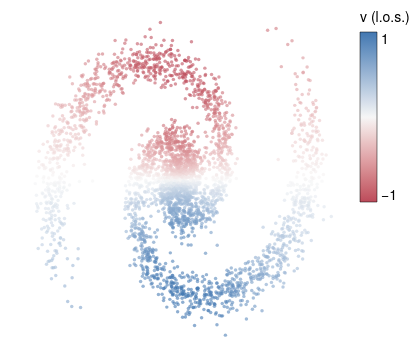

Here is the Vega-Lite specification saved for this chart:
### Vega-Lite specification from a JSON file in a GitHub repository (floating-point values rounded to 4 significant figures; data arrays with more than 128 entries replaced by an {"elided": "..."} marker saying what was removed)
{"background": null, "config": {"arc": {"fill": "#DBDBDB", "fillOpacity": 1.0, "innerRadius": 42.5, "padAngle": 0.03, "stroke": "black", "strokeOpacity": 1, "strokeWidth": 0.25}, "area": {"fill": "#DBDBDB", "fillOpacity": 1.0, "stroke": "black", "strokeOpacity": 1, "strokeWidth": 0.25}, "axis": {"domain": true, "domainCap": "round", "domainColor": "black", "domainWidth": 0.25, "grid": false, "gridCap": "round", "gridColor": "#F1F1F1", "gridDash": [0, 0], "gridOpacity": 1.0, "gridWidth": 0.25, "labelColor": "black", "labelFont": "Helvetica Neue, HelveticaNeue, Helvetica, Arial, sans-serif", "labelFontSize": 7, "labelFontStyle": "normal", "labelFontWeight": 400, "offset": 4.5, "ticks": true, "tickCap": "round", "tickColor": "black", "tickRound": false, "tickSize": 3, "tickWidth": 0.25, "titleColor": "black", "titleFont": "Helvetica Neue, HelveticaNeue, Helvetica, Arial, sans-serif", "titleFontSize": 7, "titleFontStyle": "normal", "titleFontWeight": 400}, "axisX": {"domain": true, "labelAlign": "center", "labelAngle": 0, "labels": true, "ticks": true, "translate": 0}, "axisY": {"domain": true, "labelAlign": "right", "labelAngle": 0, "labels": true, "ticks": true, "translate": 0}, "axisRight": {"domain": true, "labelAlign": "left", "labelAngle": 0, "labels": true, "ticks": true, "translate": 0}, "axisTop": {"domain": true, "labelAlign": "center", "labelAngle": 0, "labels": true, "ticks": true, "translate": 0}, "axisBand": {"tickOffset": 0}, "bar": {"fill": "#DBDBDB", "fillOpacity": 1.0, "stroke": "black", "strokeOpacity": 1, "strokeWidth": 0.25}, "boxplot": {"size": 15.3, "ticks": {"cornerRadius": 0.25, "fill": "black", "opacity": 1, "size": 7.65, "thickness": 0.25}, "box": {"fillOpacity": 1.0, "stroke": "black", "strokeOpacity": 1, "strokeWidth": 0.25}, "median": {"cornerRadius": 0, "fill": "black", "fillOpacity": 1.0, "opacity": 1, "size": 15.3, "thickness": 0.25}, "rule": {"fill": "black", "fillOpacity": 1.0, "size": 17.0, "stroke": "black", "strokeDash": [0, 0], "strokeOpacity": 1, "strokeWidth": 0.25}, "outliers": {"color": "black", "fill": "black", "fillOpacity": 1.0, "size": 0, "stroke": "black", "strokeOpacity": 1, "strokeWidth": 0.25}}, "circle": {"fill": "black", "fillOpacity": 1.0, "size": 2.125, "stroke": null, "strokeOpacity": 1, "strokeWidth": 0.25}, "errorband": {"band": {"fillOpacity": 0.6, "stroke": null, "strokeWidth": 0.25, "strokeOpacity": 1}, "borders": {"opacity": 0, "strokeOpacity": 0.25, "strokeWidth": 1}}, "errorbar": {"opacity": 1, "rule": {"strokeDash": [0, 0], "strokeWidth": 0.25}, "ticks": {"color": "black", "cornerRadius": 0.125, "opacity": 1, "size": 10.2, "thickness": 0.25}, "thickness": 0.25}, "font": "Helvetica Neue, HelveticaNeue, Helvetica, Arial, sans-serif", "geoshape": {"fill": "#DBDBDB", "fillOpacity": 1.0, "stroke": "black", "strokeOpacity": 1, "strokeWidth": 0.25}, "header": {"labelColor": "black", "labelFont": "Helvetica Neue, HelveticaNeue, Helvetica, Arial, sans-serif", "labelFontSize": 7, "labelFontStyle": "normal", "labelFontWeight": 400, "titleColor": "black", "titleFont": "Helvetica Neue, HelveticaNeue, Helvetica, Arial, sans-serif", "titleFontSize": 7, "titleFontStyle": "normal", "titleFontWeight": 400, "titlePadding": 0}, "legend": {"disable": false, "offset": 4.5, "titlePadding": 4, "labelOffset": 2, "gradientLabelOffset": 2, "gradientLength": 85.0, "gradientThickness": 8.5, "gradientOpacity": 1.0, "gradientStrokeColor": "black", "gradientStrokeWidth": 0.25, "labelColor": "black", "labelFont": "Helvetica Neue, HelveticaNeue, Helvetica, Arial, sans-serif", "labelFontSize": 7, "labelFontStyle": "normal", "labelFontWeight": 400, "strokeColor": "black", "strokeWidth": 0, "symbolSize": 42, "symbolStrokeColor": "black", "symbolStrokeWidth": 0.25, "titleColor": "black", "titleFont": "Helvetica Neue, HelveticaNeue, Helvetica, Arial, sans-serif", "titleFontSize": 7, "titleFontStyle": "normal", "titleFontWeight": 400}, "line": {"color": "black", "stroke": "black", "strokeCap": "butt", "strokeDash": [0, 0], "strokeOpacity": 1, "strokeWidth": 0.5}, "point": {"filled": true, "fill": "#DBDBDB", "fillOpacity": 1.0, "size": 8.5, "stroke": "black", "strokeOpacity": 1, "strokeWidth": 0.25}, "range": {"category": ["#5CA7B1", "#B7D0EE", "#B7B3E4", "#B3DAB5", "#F5E1B3", "#3D727B", "#809DC7", "#867DAC", "#80A988", "#CBB17A", "#204148", "#546B94", "#584C77", "#507B5F", "#9D824D"], "diverging": {"scheme": ["#BC4A5A", "#C96872", "#D4858B", "#DFA1A5", "#E8BDBF", "#F0DADA", "#F6F6F6", "#D7E0EB", "#B9CBE0", "#9BB6D5", "#7DA1C9", "#5F8CBD", "#4177B1"]}, "heatmap": {"scheme": ["#32022B", "#43044D", "#4C196E", "#4D338C", "#484DA6", "#3A68BB", "#1D83CA", "#1D9CCB", "#23B5C9", "#28CDC5", "#4DE0B4", "#91EE9F"]}, "ordinal": {"scheme": ["#F1F1F1", "#DBDBDB", "#C6C6C6", "#B2B2B2", "#9D9D9D", "#898989", "#767676", "#636363", "#515151", "#404040", "#2F2F2F", "#1F1F1F"]}, "ramp": {"scheme": ["#32022B", "#43044D", "#4C196E", "#4D338C", "#484DA6", "#3A68BB", "#1D83CA", "#1D9CCB", "#23B5C9", "#28CDC5", "#4DE0B4", "#91EE9F"]}}, "rule": {"color": "black", "stroke": "black", "strokeCap": "round", "strokeDash": [2, 2], "strokeOpacity": 1, "strokeWidth": 0.25}, "scale": {"bandPaddingInner": 0.1, "bandPaddingOuter": 0.1, "round": false}, "rect": {"fill": "#DBDBDB", "fillOpacity": 1.0, "stroke": "black", "strokeOpacity": 1, "strokeWidth": 0.25}, "square": {"fill": "#DBDBDB", "fillOpacity": 1.0, "size": 17.0, "stroke": "black", "strokeOpacity": 1, "strokeWidth": 0.25}, "text": {"color": "black", "font": "Helvetica Neue, HelveticaNeue, Helvetica, Arial, sans-serif", "fontSize": 7, "fontStyle": "normal", "fontWeight": 400}, "tick": {"color": "black", "cornerRadius": 0.125, "opacity": 1.0, "size": 15.3, "thickness": 0.25}, "title": {"anchor": "middle", "frame": "group", "color": "black", "font": "Helvetica Neue, HelveticaNeue, Helvetica, Arial, sans-serif", "fontSize": 7, "fontStyle": "normal", "fontWeight": 400, "subtitleColor": "black", "subtitleFont": "Helvetica Neue, HelveticaNeue, Helvetica, Arial, sans-serif", "subtitleFontSize": "Helvetica Neue, HelveticaNeue, Helvetica, Arial, sans-serif", "subtitleFontStyle": "normal", "subtitleFontWeight": 400}, "trail": {"color": "black", "opacity": 1, "size": 0.5}, "view": {"continuousWidth": 170, "continuousHeight": 170, "discreteWidth": 170, "discreteHeight": 170, "fill": null, "stroke": null, "strokeWidth": 0.25}}, "data": {"name": "data-0af03fddbc74d744d73988c3b5e4d549"}, "mark": {"type": "circle", "opacity": 0.6, "size": 3}, "encoding": {"color": {"field": "vlos", "scale": {"domainMid": 0}, "title": "v (l.o.s.)", "type": "quantitative"}, "x": {"axis": null, "field": "x", "type": "quantitative"}, "y": {"axis": null, "field": "y", "type": "quantitative"}}, "view": {"stroke": null}, "$schema": "https://vega.github.io/schema/vega-lite/v6.4.1.json", "datasets": {"data-0af03fddbc74d744d73988c3b5e4d549": {"elided": "3500 records"}}}
